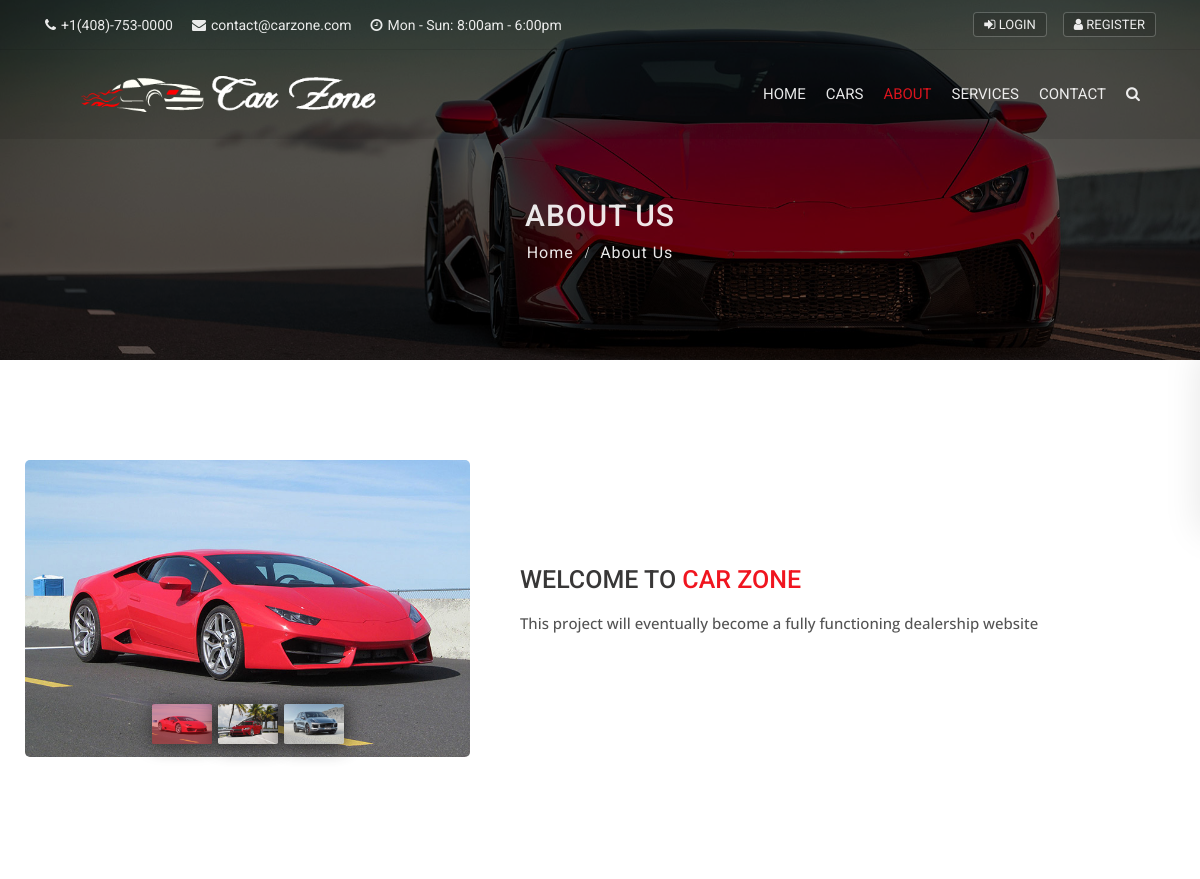
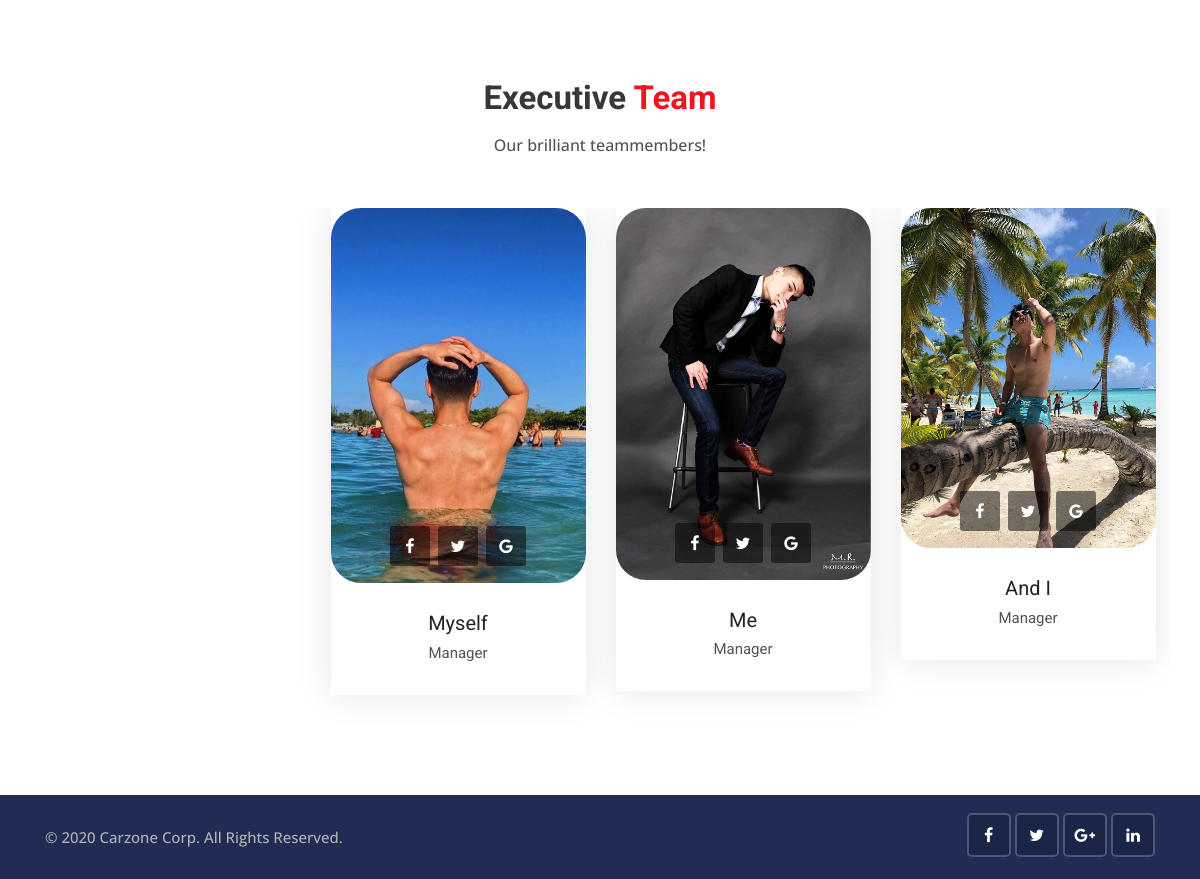
/about, run on the app's committed database (2 pictures, top to bottom).
### pages/models.py (models this page shows, shortened)
class Team(models.Model):
    first_name = models.CharField(max_length = 255)
    last_name = models.CharField(max_length = 255)
    designation = models.CharField(max_length = 255)
    photo = models.ImageField(upload_to = 'photos/%y/%m/%d/')
    facebook_link = models.URLField(max_length = 100)
    twitter_link = models.URLField(max_length = 100)
    google_plus_link = models.URLField(max_length = 100)
    created_date = models.DateTimeField(auto_now_add = True)

### pages/views.py (the view)
# urls.py: path('about', views.about, name = "about"),
def about(request):
    teams = Team.objects.all()
    context = {
        'teams':teams,
    }
    return render(request,'pages/about.html', context)

### templates/pages/about.html (shortened to what this page needs)
{% extends 'base.html' %}
{% block content %}
{% load static %}
<div class="sub-banner overview-bgi">
    <div class="container breadcrumb-area">
        <div class="breadcrumb-areas">
            <h1>About Us</h1>
            <ul class="breadcrumbs">
                <li><a href="{% url 'home' %}">Home</a></li>
                <li class="active">About Us</li>
            </ul>
        </div>
    </div>
</div>
<div class="about-car content-area-5">
    <div class="container">
        <div class="row">
            <div class="col-xl-5 col-lg-6">
                <div class="about-car-photo">
                    <div id="carDetailsSlider" class="carousel car-details-sliders slide">
                        <div class="carousel-inner">
                            <div class="active item carousel-item" data-slide-number="0">
                                <img src="{% static 'img/car/car-1.jpg' %}" class="img-fluid" alt="slider-car">
                            </div>
                        </div>
                        <ul class="carousel-indicators car-properties list-inline nav nav-justified">
                            <li class="list-inline-item active">
                                <a id="carousel-selector-0" class="selected" data-slide-to="0" data-target="#carDetailsSlider">
                                    <img src="{% static 'img/car/car-1.jpg' %}" class="img-fluid" alt="small-car">
                                </a>
                            </li>
                            <li class="list-inline-item">
                                <a id="carousel-selector-1" data-slide-to="1" data-target="#carDetailsSlider">
                                    <img src="{% static 'img/car/car-2.jpg' %}" class="img-fluid" alt="small-car">
                                </a>
                            </li>
                            <li class="list-inline-item">
                                <a id="carousel-selector-2" data-slide-to="2" data-target="#carDetailsSlider">
                                    <img src="{% static 'img/car/car-3.jpg' %}" class="img-fluid" alt="small-car">
                                </a>
                            </li>
                        </ul>
                    </div>
                </div>
            </div>
            <div class="col-xl-7 col-lg-6 align-self-center">
                <div class="best-used-car">
                    <h3>Welcome to <span>Car Zone</span></h3>
                    <p>This project will eventually become a fully functioning dealership website</p>
                </div>
            </div>
        </div>
    </div>
</div>
<div class="our-team content-area">
    <div class="container">
        <div class="main-title">
            <h1>Executive <span>Team</span></h1>
            <p>Our brilliant teammembers!</p>
        </div>
        <div class="slick-slider-area clearfix">
            <div class="row slick-carousel" data-slick='{"slidesToShow": 4, "responsive":[{"breakpoint": 1024,"settings":{"slidesToShow": 2}}, {"breakpoint": 768,"settings":{"slidesToShow": 1}}]}'>
                {% for team in teams %}
                <div class="slick-slide-item">
                    <div class="team-1">
                        <div class="photo">
                            <a href="#">
                                <img src="{{ team.photo.url }}" alt="team-1"  style = "border-radius:30px; " class="img-fluid">
                            </a>
                            <div class="social-list clearfix">
                                <a href="{{ team.facebook_link }}" target = "_blank" class="facebook-bg"><i class="fa fa-facebook"></i></a>
                                <a href="{{ team.twitter_link }}" target = "_blank" class="twitter-bg"><i class="fa fa-twitter"></i></a>
                                <a href="{{ team.google_plus_link }}" target = "_blank" class="google-bg"><i class="fa fa-google"></i></a>
                            </div>
                        </div>
                        <div class="details">
                            <h4><a href="team-detail.html">{{ team.first_name }}</a></h4>
                            <h5>Manager</h5>
                        </div>
                    </div>
                </div>
             {% endfor %}
            </div>
        </div>
    </div>
</div>
{% endblock %}

### carzone/static/css/skins/red.css (style rules this page uses)
.about-car .best-used-car h3 span { color: #f0151f; }
.carousel-indicators .active { background-color: #f0151f; }
.main-title h1 span { color:#f0151f; }

### data on the page
Team: photo (picture), first_name "Myself"
Team: photo (picture), first_name "Me"
Team: photo (picture), first_name "And I"
